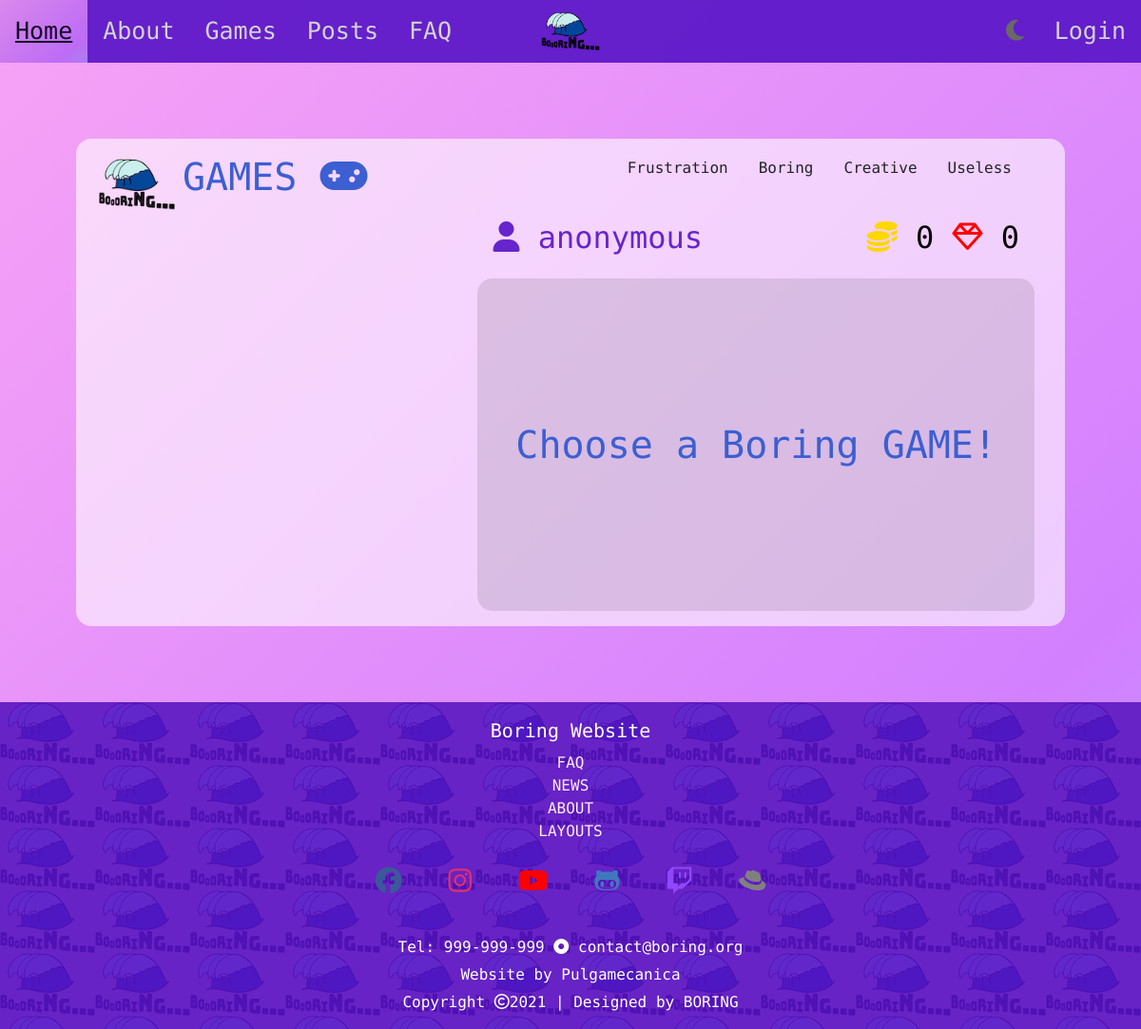
Before: /games with the older database file.
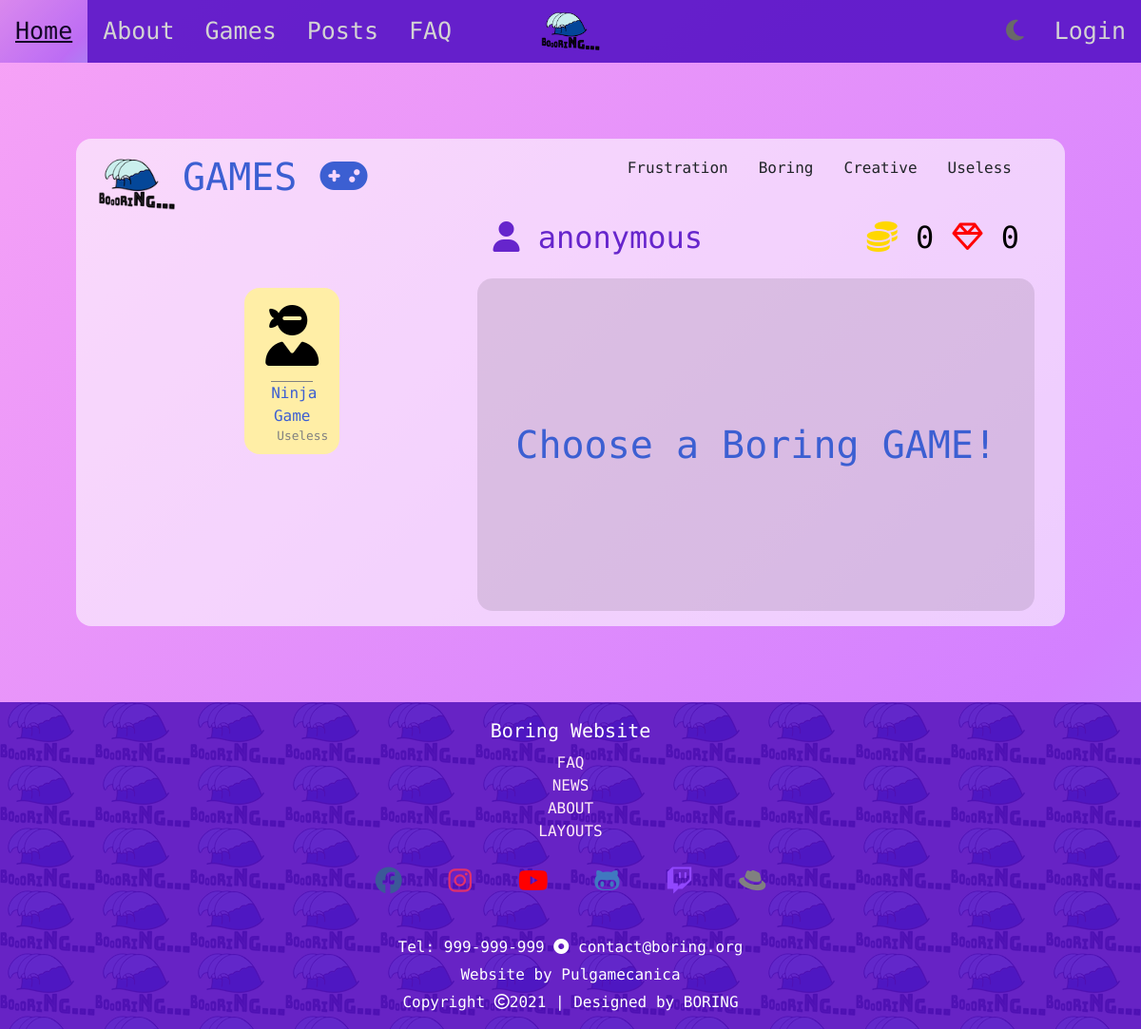
After: the same page with the newer database file.
### boring/models.py (models this page shows, shortened)
class Game(models.Model):
    class GameCategory(models.TextChoices):    # Category
        USELESS = 0
        CREATIVE = 1
        BORING = 2
        FRUSTRATION = 3
    name = models.CharField(max_length = 30)
    description = models.CharField(max_length = 150)
    iconClass1 = models.CharField(max_length = 5, blank=True, default='')
    iconClass2 = models.CharField(max_length = 15, blank=True, default='')
    function = models.CharField(max_length = 100, default='')
    points_per_win = models.IntegerField(default = False)
    likes = models.IntegerField(default = 0)
    active = models.BooleanField(default=False)
    created_at = models.DateTimeField(auto_now_add=True)
    category = models.IntegerField(choices=GameCategory.choices, default=False)
    user = models.ForeignKey(BoringUser, on_delete=models.CASCADE, related_name="games")
    def getCat(self):
        return self.GameCategory.choices[self.category]

### boring_website/views.py (the view)
# urls.py: path('games', views.games_page_view, name='games'),
def games_page_view(request):
    active_games = {'games': Game.objects.all().filter(active=True), 'games_by_cat': enumerate([(category[0], category[1], Game.objects.all().filter(category=category[0]).filter(active=True)) for category in Game.GameCategory.choices])}
    return render(request, 'boring_website/games.html', active_games)

### boring_website/templates/boring_website/games.html (shortened to what this page needs)
{% extends 'boring_website/base.html' %}
{% block main %}
<div class="games-container">
        {% load static %}
		<h1><img src="{% static 'boring_website/images/logo100px.png' %}">GAMES <i class="fas fa-gamepad"></i></h1>
        {% for index, category in games_by_cat %}
            <ul class="dropdown">
                {{ category.1 }}
		    </ul>
        {% endfor %}
		<div class="games-grid">
			<div class="games-options">
				<div class="games-flex-container">
                    {% for game in games  %}
                        <a href="#load-game-section" onclick="loadGame('{{ game.function }}')">
                            <article>
                                <i class="{{ game.iconClass1 }} {{ game.iconClass2 }}"></i>
                                <h6> {{ game.getCat.1 }} </h6>
                                <p> {{ game.name }} </p>
                            </article>
                        </a>
                    {% endfor %}
				</div>
			</div>
			<main class="game-player-section">
				<h2>
                    {% if user.is_authenticated %}
                        <i class="fas fa-user"></i> pulgamecanica
                        <span class="right"><i class="fas fa-coins"></i> 100 <i class="far fa-gem"></i> 99 </span>
                    {% else %}
                        <i class="fas fa-user"></i> anonymous
                        <span class="right"><i class="fas fa-coins"></i> 0 <i class="far fa-gem"></i> 0 </span>
                    {% endif %}
				</h2>
				<div id="load-game-section" class="game-play-area">
					<h1 class="active-game choose-game"> Choose a Boring GAME!</h1>
				</div>
			</main>
		</div>
	</div>
{% endblock %}

Changed rows visible on the page:
added Game: getCat.1 "Useless", name "Ninja Game"
